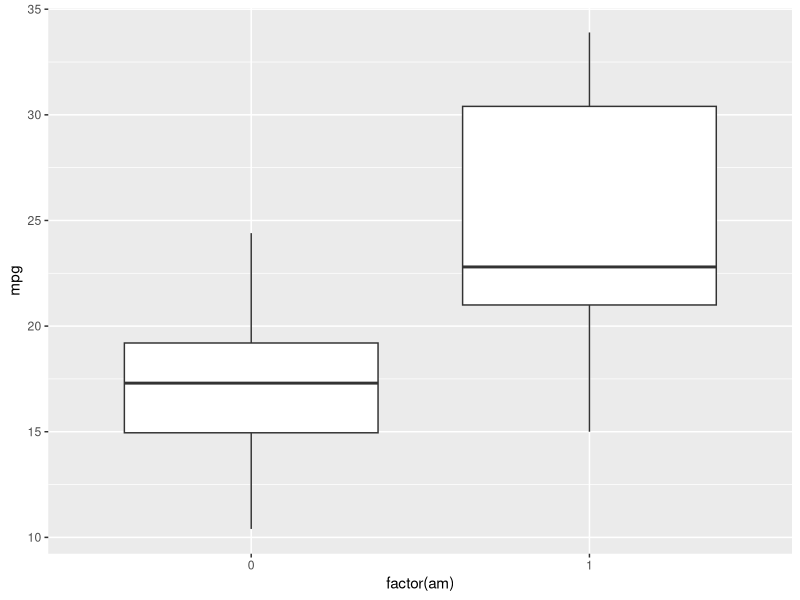
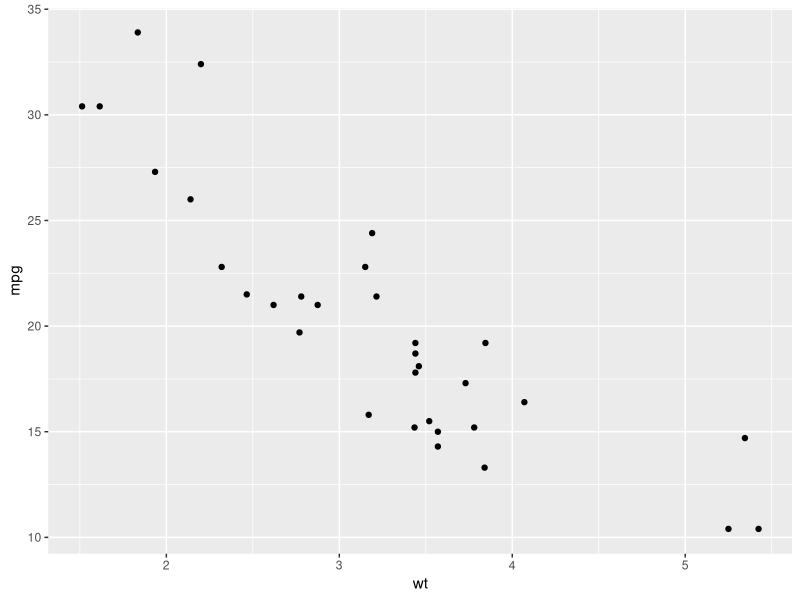
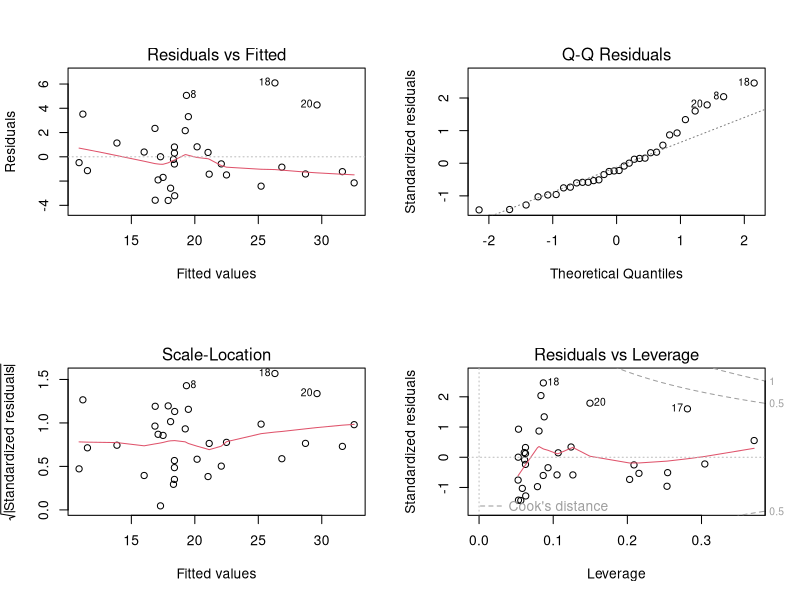

Write R code to recreate these figures, in order.
## ---- chunk 1

## ---- chunk 2
library(dplyr)
library(ggplot2)
data(mtcars)
cars <- tbl_df(mtcars)
summary(cars)
## ---- chunk 3
# str(cars) There's a lot of data here, that adds excessive length to the doc
help(mtcars) # 'am' is the variable for Transmission (0 = automatic, 1 = manual)
mpgByTrans <- cars %>%
  group_by(am) %>%
  summarise(avgMPG = mean(mpg))
View(mpgByTrans) #automatic has a much lower raw average for mpg than manual does

# Do a quick boxplot to look at variation as well as averages
ggplot(cars, aes(x=factor(am), y=mpg)) + geom_boxplot()
# First glance shows manual looking much better than auto for mpg
## ---- chunk 4
TrannyTest <- t.test(mpg ~ am, data=cars)
TrannyTest$p.value
TrannyTest$conf.int
## ---- chunk 5
quickL <- ggplot(cars, aes(wt,mpg))
quickL + geom_point() #pretty strong relationship here upWt, downMpg
## ---- chunk 6
cor.test(cars$mpg,cars$wt) #tight confidence interval,highly negative correlation coeffecient,very low p-value
cor.test(cars$cyl,cars$mpg) #same as above
cor.test(cars$cyl, cars$wt) # strong positive correlation
## ---- chunk 7
model <- lm(mpg ~ am, data=cars)
summary(model) # RSE=4.9 (tran predicts mpg w/an average error of 4.9mpg), R-squared=.36 (only 36% of mpg is explained by tranny type)
model$coef #switching from auto to manual gets you about 7.24 extra mpg's

#build a mutliplicative model
model1 <- lm(cars$mpg ~ cars$am + cars$wt)
summary(model1) #RSE=3.1, R-squared=.75. This is a much better model
## ---- chunk 8
#Include interaction between weight and transmission type
model2 <- lm(cars$mpg ~ cars$am + cars$wt + cars$am:cars$wt)
summary(model2) #this one's the best so far

#Does the interaction matter statistically?
library(lmtest)
lrtest(model2, model1) #p.value is .0004 the interaction matters, high p.value would mean interaction didn't matter
# Just for fun, here's the best model using these vars
model3 <- lm(cars$mpg ~ cars$am + cars$wt + cars$cyl + cars$am:cars$wt + cars$wt:cars$cyl)
## ---- chunk 9
par(mfrow = c(2,2))
plot(model2)

